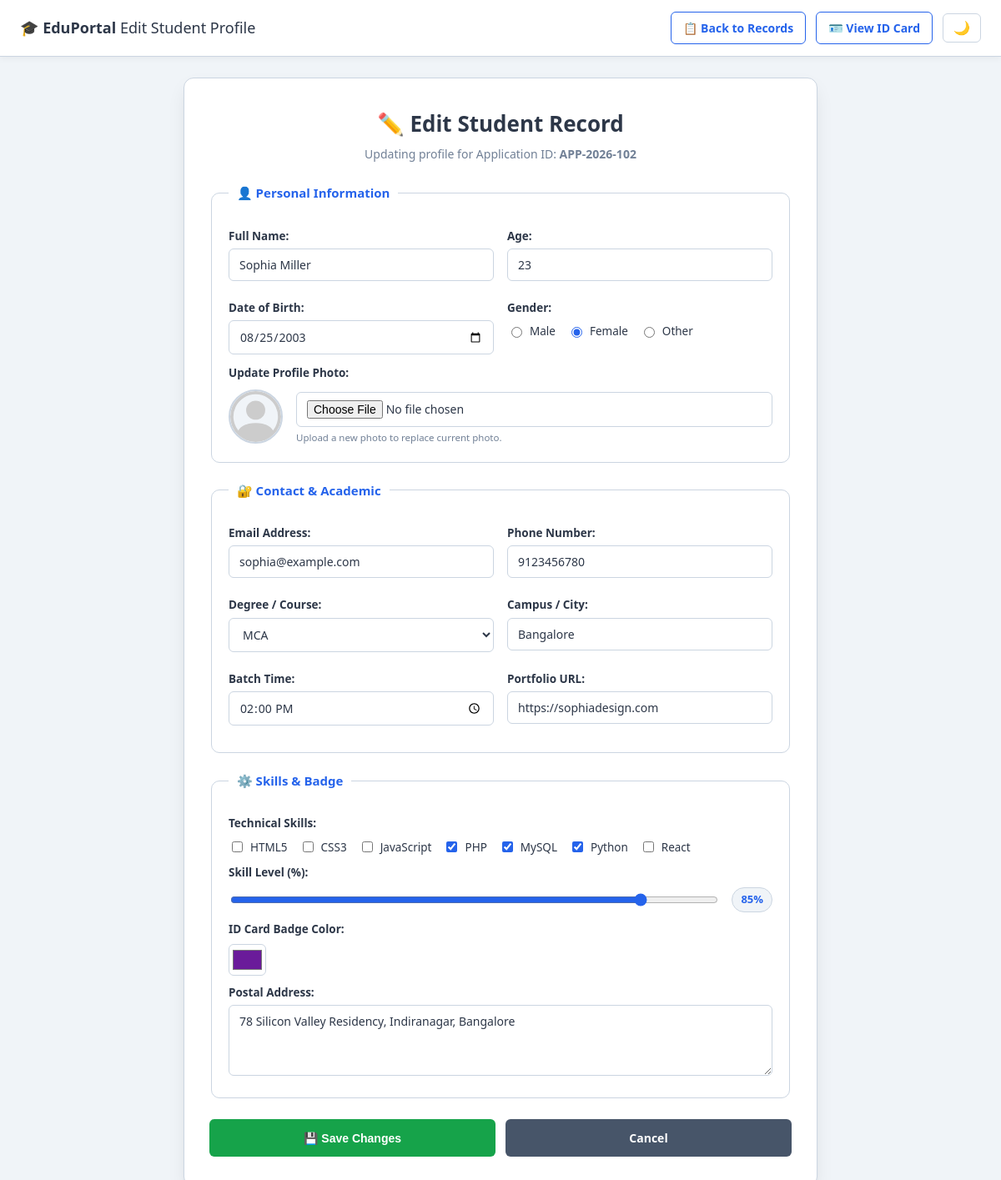
The app's page /pro/student_form/edit.php?id=2 with its own data.
### tables this page shows
CREATE TABLE IF NOT EXISTS students (
    id INT AUTO_INCREMENT PRIMARY KEY,
    app_id VARCHAR(50) UNIQUE,
    name VARCHAR(100) NOT NULL,
    age INT,
    dob DATE NOT NULL,
    gender VARCHAR(20) NOT NULL,
    photo VARCHAR(255) DEFAULT NULL,
    email VARCHAR(100) NOT NULL UNIQUE,
    password VARCHAR(255) NOT NULL,
    phone VARCHAR(20) NOT NULL,
    portfolio VARCHAR(255) DEFAULT NULL,
    course VARCHAR(100) NOT NULL,
    electives VARCHAR(255) DEFAULT NULL,
    city VARCHAR(100) DEFAULT NULL,
    batch_time TIME DEFAULT NULL,
    interview_slot DATETIME DEFAULT NULL,
    grad_month VARCHAR(20) DEFAULT NULL,
    orientation_week VARCHAR(20) DEFAULT NULL,
    skills VARCHAR(255) DEFAULT NULL,
    experience INT DEFAULT 50,
    badge_color VARCHAR(10) DEFAULT '#007bff',
    interests VARCHAR(255) DEFAULT NULL,
    address TEXT DEFAULT NULL,
    created_at TIMESTAMP DEFAULT CURRENT_TIMESTAMP
);

### pro/student_form/edit.php (the view, shortened to what this page needs)
<?php
$servername = "localhost";
$username   = "root";
$password   = "";
$database   = "student_db";
$conn = new mysqli($servername, $username, $password, $database);
$id = intval($_GET["id"] ?? 0);
$stmt = $conn->prepare("SELECT * FROM students WHERE id = ?");
$stmt->bind_param("i", $id);
$stmt->execute();
$result = $stmt->get_result();
$student = $result->fetch_assoc();
$skills_array = !empty($student["skills"]) ? array_map('trim', explode(",", $student["skills"])) : [];
?>
<!DOCTYPE html>
<html lang="en">
<head>
    <link rel="stylesheet" href="style.css">
</head>
<body>
    <nav class="navbar">
        <div class="nav-brand">🎓 <strong>EduPortal</strong> Edit Student Profile</div>
        <div class="nav-links">
            <a href="records.php" class="nav-btn">📋 Back to Records</a>
            <a href="card.php?id=<?php echo $id; ?>" class="nav-btn">🪪 View ID Card</a>
            <button type="button" id="themeToggle" class="theme-toggle-btn">🌙</button>
        </div>
    </nav>
    <div class="container">
        <header class="form-header">
            <h1>✏️ Edit Student Record</h1>
            <p class="subtitle">Updating profile for Application ID: <strong><?php echo htmlspecialchars($student['app_id']); ?></strong></p>
        </header>
        <form method="POST" enctype="multipart/form-data">
            <fieldset>
                <legend>👤 Personal Information</legend>
                <div class="form-row">
                    <div class="form-col">
                        <label for="name">Full Name:</label>
                        <input type="text" id="name" name="name" value="<?php echo htmlspecialchars($student['name']); ?>" required>
                    </div>
                    <div class="form-col">
                        <label for="age">Age:</label>
                        <input type="number" id="age" name="age" value="<?php echo htmlspecialchars($student['age']); ?>" min="15" max="70" required>
                    </div>
                </div>
                <div class="form-row">
                    <div class="form-col">
                        <label for="dob">Date of Birth:</label>
                        <input type="date" id="dob" name="dob" value="<?php echo htmlspecialchars($student['dob']); ?>" required>
                    </div>
                    <div class="form-col">
                        <label>Gender:</label>
                        <div class="options">
                            <label><input type="radio" name="gender" value="Male" <?php if ($student['gender'] === 'Male') echo 'checked'; ?>> Male</label>
                            <label><input type="radio" name="gender" value="Female" <?php if ($student['gender'] === 'Female') echo 'checked'; ?>> Female</label>
                            <label><input type="radio" name="gender" value="Other" <?php if ($student['gender'] === 'Other') echo 'checked'; ?>> Other</label>
                        </div>
                    </div>
                </div>
                <label for="photo">Update Profile Photo:</label>
                <div class="file-upload-box">
                    <div class="avatar-preview">
                        <?php if (!empty($student["photo"]) && file_exists(__DIR__ . "/uploads/" . $student["photo"])): ?>
                            <img id="imagePreview" src="uploads/<?php echo htmlspecialchars($student["photo"]); ?>" alt="Avatar">
                        <?php else: ?>
                            <img id="imagePreview" alt="Avatar">
                        <?php endif; ?>
                    </div>
                    <div class="file-input-wrapper">
                        <input type="file" id="photo" name="photo" accept="image/*">
                        <small class="hint">Upload a new photo to replace current photo.</small>
                    </div>
                </div>
            </fieldset>
            <fieldset>
                <legend>🔐 Contact & Academic</legend>
                <div class="form-row">
                    <div class="form-col">
                        <label for="email">Email Address:</label>
                        <input type="email" id="email" name="email" value="<?php echo htmlspecialchars($student['email']); ?>" required>
                    </div>
                    <div class="form-col">
                        <label for="phone">Phone Number:</label>
                        <input type="tel" id="phone" name="phone" value="<?php echo htmlspecialchars($student['phone']); ?>" required>
                    </div>
                </div>
                <div class="form-row">
                    <div class="form-col">
                        <label for="course">Degree / Course:</label>
                        <select id="course" name="course" required>
                            <option value="MCA" <?php if ($student['course'] === 'MCA') echo 'selected'; ?>>MCA</option>
                        </select>
                    </div>
                    <div class="form-col">
                        <label for="city">Campus / City:</label>
                        <input type="text" id="city" name="city" value="<?php echo htmlspecialchars($student['city']); ?>">
                    </div>
                </div>
                <div class="form-row">
                    <div class="form-col">
                        <label for="batch_time">Batch Time:</label>
                        <input type="time" id="batch_time" name="batch_time" value="<?php echo htmlspecialchars($student['batch_time']); ?>" required>
                    </div>
                    <div class="form-col">
                        <label for="portfolio">Portfolio URL:</label>
                        <input type="url" id="portfolio" name="portfolio" value="<?php echo htmlspecialchars($student['portfolio']); ?>">
                    </div>
                </div>
            </fieldset>
            <fieldset>
                <legend>⚙️ Skills & Badge</legend>
                <label>Technical Skills:</label>
                <div class="options">
                    <?php
                    $all_skills = ["HTML5", "CSS3", "JavaScript", "PHP", "MySQL", "Python", "React"];
                    foreach ($all_skills as $s) {
                        $checked = in_array($s, $skills_array) ? 'checked' : '';
                        echo "<label><input type='checkbox' name='skills[]' value='$s' $checked> $s</label>";
                    }
                    ?>
                </div>
                <label for="experience">Skill Level (%):</label>
                <div class="range-container">
                    <input type="range" id="experience" name="experience" min="0" max="100" value="<?php echo htmlspecialchars($student['experience'] ?: 50); ?>" oninput="expOutput.value = this.value + '%'">
                    <output id="expOutput"><?php echo htmlspecialchars($student['experience'] ?: 50); ?>%</output>
                </div>
                <label for="badge_color">ID Card Badge Color:</label>
                <div class="color-picker-container">
                    <input type="color" id="badge_color" name="badge_color" value="<?php echo htmlspecialchars($student['badge_color'] ?: '#1a73e8'); ?>">
                </div>
                <label for="address">Postal Address:</label>
                <textarea id="address" name="address"><?php echo htmlspecialchars($student['address']); ?></textarea>
            </fieldset>
            <div class="button-group">
                <button type="submit" class="btn btn-submit">💾 Save Changes</button>
                <a href="records.php" class="btn btn-secondary">Cancel</a>
            </div>
        </form>
    </div>
</body>
</html>

### records on screen
students: app "APP-2026-102", name "Sophia Miller", age "23", dob "08/25/2003", gender "☐ Male", gender "☑ Female", gender "☐ Other", email "sophia@example.com", phone "9123456780", course "MCA", city "Bangalore", batch_time "14:00:00", portfolio "https://sophiadesign.com", experience "85", badge_color "#6a1b9a", address "78 Silicon Valley Residency, Indiranagar, Bangalore"

### other values on screen
$s "HTML5"
$s "CSS3"
$s "JavaScript"
$s "PHP"
$s "MySQL"
$s "Python"
$s "React"
